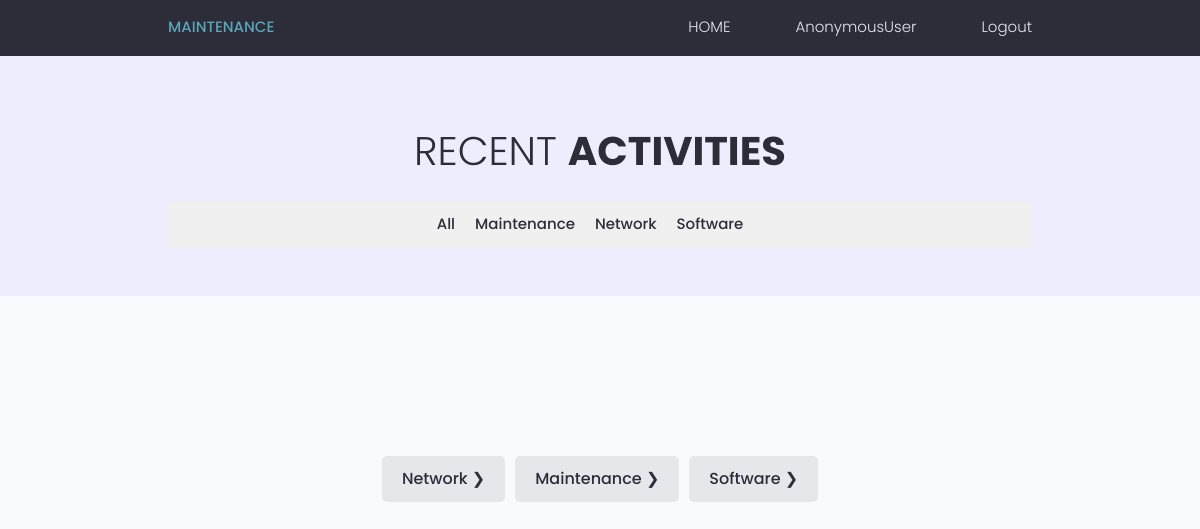
The page /technician/ on the database as committed earlier.
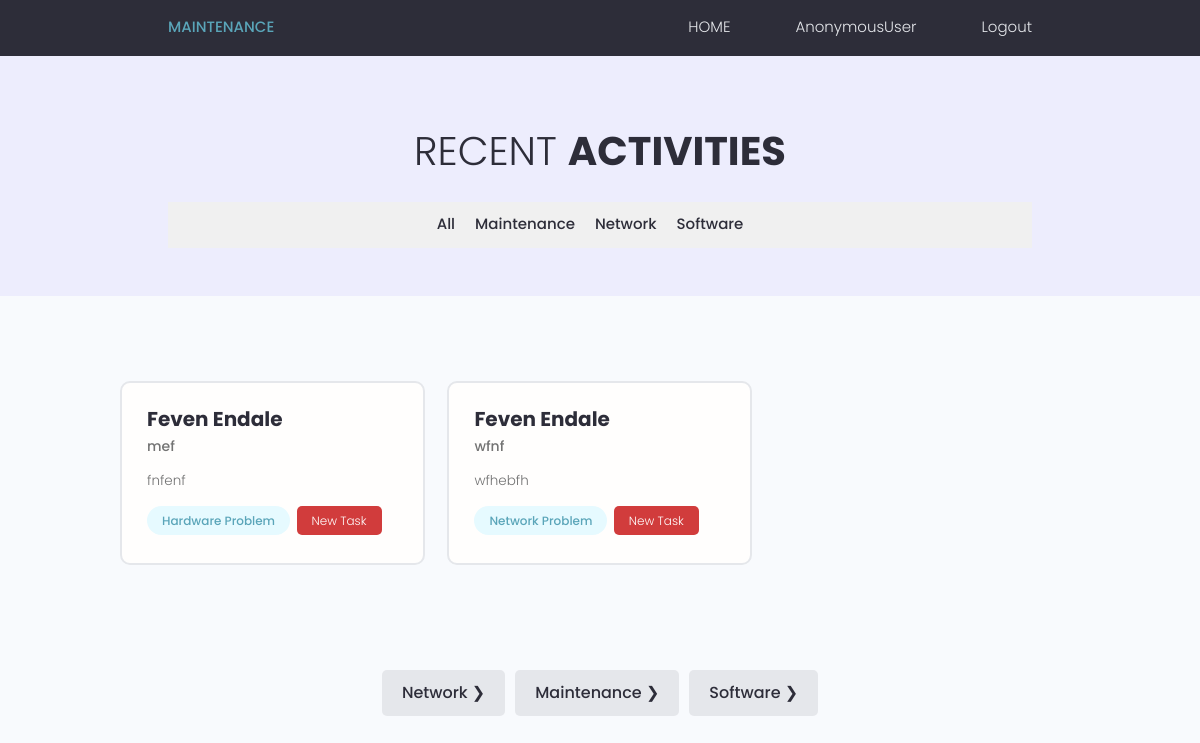
The same page on the database as committed later.
### customer/models.py (models this page shows, shortened)
class Maintenance(models.Model):
    form_name = models.CharField(
                                max_length=50,)
    customer = models.ForeignKey(Customer, on_delete=models.CASCADE, null=True)
    technician = models.ForeignKey(Technician, on_delete=models.CASCADE, null=True)
    type_of_network_problem = [
        ("computer", "Computer"),
        ("printer", "Printer"),
        ("scanner", "Scanner"),
        ("photo_copy", "Photo Copy"),
        ("others", "Others")
    ]
    device_problem = models.CharField(max_length=20, choices=type_of_network_problem)
    short_description = models.TextField(null=True)
    is_goverment =  models.BooleanField(default = True, null=True)
    fixed =  models.BooleanField(default = False,null=True)
    reviewed =  models.BooleanField(default = False, null=True)

class Network(models.Model):
    form_name = models.CharField(max_length=50,)
    customer = models.ForeignKey(Customer, on_delete=models.CASCADE, null=True)
    technician = models.ForeignKey(Technician, on_delete=models.CASCADE, null=True)
    type_of_network_problems = [
        ("slow_internet_connection", "Slow Internet Connection"),
        ("network_connectivity_issues", "Network Connectivity Issues"),
        ("wi_fi_connection_problems", "Wi-Fi Connection Problems"),
        ("network_outage", "Network Outage"),
        ("others", "Others")
    ]
    type_of_network_problem = models.CharField(max_length=100, choices=type_of_network_problems)
    rebooted_modem_router = models.BooleanField(default=False)
    checked_network_cables = models.BooleanField(default=False)
    restarted_computer_device = models.BooleanField(default=False)
    reset_network_settings = models.BooleanField(default=False)
    short_description = models.TextField(null=True)
    aditional_comment = models.TextField(null=True)
    is_goverment =  models.BooleanField(default = True, null=True)
    fixed =  models.BooleanField(default = False,null=True)
    reviewed =  models.BooleanField(default = False, null=True)

### base/models.py (models this page shows, shortened)
class Customer(models.Model):
    user = models.OneToOneField(User, on_delete=models.CASCADE, primary_key=True)
    department = models.CharField(max_length=100)
    campus = models.CharField(max_length=50)
    updated = models.DateTimeField(auto_now=True)
    phone_number = models.IntegerField(null= True)
    created = models.DateTimeField(auto_now_add=True)
    def __str__(self):
        return f"{self.user.first_name} {self.user.last_name}"

class User(AbstractUser):
    is_staff = models.BooleanField(default=False)
    is_technician = models.BooleanField(default=False)
    is_customer = models.BooleanField(default=False)
    is_active = models.BooleanField(default=False)

### technician/views.py (the view)
# urls.py: path("", home, name="home"),
def home(request):
    technician = request.user.id
    maintenance_tasks = Maintenance.objects.filter(technician=technician)
    network_tasks = Network.objects.filter(technician=technician)
    software_tasks = Software.objects.filter(technician=technician)
    context = {'maintenance_tasks':maintenance_tasks,'network_tasks':network_tasks,'software_tasks':software_tasks}
    return render(request, 'technician/home.html', context)

### templates/technician/home.html (shortened to what this page needs)
{% extends 'technician/base.html' %}
{% load static %}
{% block content %}
    <main class="projects">
      <section class="hero-section text-center">
        <div class="container container--narrow">
          <div class="hero-section__box" style="margin-top: 20px;">
            <h2>Recent  <span>Activities</span></h2>
          </div>
          <nav class="navbar">
            <ul>
              <li><a href="#" onclick="filterTasks('all')">All</a></li>
              <li><a href="#" onclick="filterTasks('newtask')">Maintenance</a></li>
              <li><a href="#" onclick="filterTasks('pending')">Network</a></li>
              <li><a href="#" onclick="filterTasks('finished')">Software</a></li>
            </ul>
          </nav>
        </div>
      </section>
      <section class="devlist">
        <div class="container">
          <div class="grid grid--three" id="taskGrid">
            {% for task in maintenance_tasks %}
            <div class="column card"id="newtask">
              <div class="dev">
                <a href="{% url 'detail' task.id 'maintenance' %}" class="card__body">
                  <div class="dev__profile">
                    <div class="dev__meta">
                      <h3>{{task.customer}}</h3>
                      <h5>{{task.form_name}}</h5>
                    </div>
                  </div>
                  <p class="dev__info">
                    {{ task.short_description|truncatechars:200}}
                  </p>
                  <div class="dev__skills">
                    <span class="tag tag--pill tag--main">
                      <small>Hardware Problem</small>
                    </span>
                    {% if not task.fixed and not task.reviewed %}
                      <span class="tag" style="background-color: rgb(209, 60, 60);">
                        <small>New Task</small>
                      </span>
                    {% elif task.fixed and not task.reviewed %}
                      <span class="tag" style="background-color: rgb(231, 120, 17);">
                        <small>Pending</small>
                      </span>
                    {% else %}
                      <span class="tag" style="background-color: rgb(78, 231, 17);">
                        <small>Fixed</small>
                      </span>
                    {% endif %}
                  </div>
                </a>
              </div>
            </div>
            {%endfor%}
            {% for task in network_tasks %}
            <div class="column card" id="pending">
              <div class="dev">
                <a href="{% url 'networkDetail' task.id %}" class="card__body">
                  <div class="dev__profile">
                    <div class="dev__meta">
                      <h3>{{task.customer}}</h3>
                      <h5>{{task.form_name}}</h5>
                    </div>
                  </div>
                  <p class="dev__info">
                    {{ task.short_description|truncatechars:200}}
                  </p>
                  <div class="dev__skills">
                    <span class="tag tag--pill tag--main">
                      <small>Network Problem</small>
                    </span>
                    {% if not task.fixed and not task.reviewed %}
                      <span class="tag" style="background-color: rgb(209, 60, 60);">
                        <small>New Task</small>
                      </span>
                    {% elif task.fixed and not task.reviewed %}
                      <span class="tag" style="background-color: rgb(231, 120, 17);">
                        <small>Pending</small>
                      </span>
                    {% else %}
                      <span class="tag" style="background-color: rgb(78, 231, 17);">
                        <small>Fixed</small>
                      </span>
                    {% endif %}
                  </div>
                </a>
              </div>
            </div>
            {%endfor%}
              </div>
            </div>
      </section>
      <div class="pagination">
        <ul class="container">
          <li><a href="{% url 'networkTaks' %}" class="btn">Network &#10095;</a></li>
          <li><a href="{% url 'maintenanceTasks' %}" class="btn">Maintenance &#10095;</a></li>
          <li><a href="{% url 'softwareTasks' %}" class="btn">Software &#10095;</a></li>
        </div>
    </main>
{% endblock%}

### templates/technician/base.html (shortened to what this page needs)
{%load static%}
<!DOCTYPE html>
<html lang="en">
  <head>
    <link
      rel="stylesheet"
      href="https://cdn.iconmonstr.com/1.3.0/css/iconmonstr-iconic-font.min.css"
    />
    <link rel="stylesheet" href="{%static 'uikit/styles/uikit.css'%}" />
    <link rel="stylesheet" href="{%static 'styles/app.css'%}" />
    <title>HU ICT DEPARTMENT</title>  </head>
  <body>
    {% include '../includes/techNav.html' %}
    {% block content %}{% endblock %}
  </body>
</html>

### templates/includes/techNav.html (shortened to what this page needs)
{% load static %}
<header class="header">
    <div class="container container--narrow">
      <a href="/" class="header__logo">
        MAINTENANCE </a>
      <nav class="header__nav">
        <ul class="header__menu">
          <li class="header__menuItem">
            <a href="{%url 'tech_home'%}">HOME</a>
          </li>
          <li class="header__menuItem">
            <a href="{% url 'updateProfile' 1 %}">{{ request.user }}</a>
          </li>
          <li class="header__menuItem">
            <a href="{% url 'logout' %}">Logout</a>
          </li>
        </ul>
      </nav>
    </div>
  </header>

### static/styles/app.css (style rules this page uses)
:root { --color-sub: #2d2d39; }
.card { border: 2px solid var(--color-light); }
.header { position: sticky; z-index: 111; background-color: var(--color-sub); padding: 1.5rem 0; }
.header > .container { display: flex; justify-content: space-between; align-items: center; }
.header__nav > ul { display: inline-flex; align-items: center; list-style: none; gap: 6.5rem; }
.header__menuItem > a { color: var(--color-light); font-weight: 300; }
.hero-section { height: 40vh; display: flex; align-items: center; background-color: var(--color-sub); }
.hero-section__box { margin-bottom: 4rem; }
.hero-section__box > h2, .hero-section__box > h2 > span { font-size: 4rem; color: var(--color-light); line-height: 1.3; text-transform: uppercase; }
.hero-section__box > h2 { font-weight: 300; }
.hero-section__box > h2 > span { font-weight: 700; }
.devlist { margin-top: 8rem; }
.devlist .grid { align-items: stretch; }
.devlist .dev .dev__profile { display: flex; align-items: center; gap: 1.5rem; }
.devlist .dev .dev__meta h3 { color: var(--color-sub); font-size: 2rem; font-weight: 700; }
.devlist .dev .dev__meta h5 { color: var(--color-text); font-size: 1.4rem; font-weight: 500; }
.devlist .dev .dev__info { margin: 1.5rem 0; font-size: 1.35rem; line-height: 1.4; text-align: justify; }
.pagination { margin-top: 8rem; margin-bottom: 10rem; }
.pagination > ul { flex-wrap: wrap; list-style: none; display: flex; align-items: center; justify-content: center; gap: 1rem; }
.pagination .btn { color: var(--color-sub); }
.projects > .hero-section { background: var(--color-sub-lighter); height: 30vh; }
.projects .hero-section__box { margin-bottom: 2.5rem; }
.projects .hero-section__box > h2 { color: var(--color-sub); }
.projects .hero-section__box > h2 > span { font-weight: 700; color: var(--color-sub); }

### maintenance/static/uikit/styles/modules/_variables.css (style rules this page uses)
:root { --color-main: #5aa5b9; --color-main-light: #e6faff; --color-sub: #3f4156; --color-sub-light: #51546e; --color-sub-lighter: #ededfd; --color-text: #737373; --color-gray: #8b8b8b; --color-light: #e5e7eb; --color-light-gray: #767676; --color-bg: #f8fafd; --color-white: #fffefd; --color-white-light: #f3f3f3; --color-success: #359e64; --color-success-bg: #def8e8; --color-error: #fc4b0b; --color-error-bg: #fff2ee; --font-base: 'Poppins', arial, helvetica, 'Segoe UI', roboto, ubuntu, sans-serif; --font-monospace: 'Fira Code', 'Courier New', courier, monospace; --font-regular: 300; --font-medium: 500; --font-bold: 700; --generic-shadow: 1px 1px 5px #00000010; --generic-transition: all 0.3s ease-in-out; }

### maintenance/static/uikit/styles/modules/_base.css (style rules this page uses)
* { margin: 0; padding: 0; box-sizing: border-box; text-rendering: optimizeLegibility; color: inherit; font-size: inherit; }
html { font-size: 50%; }
@media only screen and (min-width: 480px) { html { font-size: 56.25%; } }
@media only screen and (min-width: 1200px) { html { font-size: 62.5%; } }
body { line-height: 1.6; font-weight: 400; font-size: 1.5rem; color: var(--color-text); background-color: var(--color-bg); min-height: 100vh; }

### maintenance/static/uikit/styles/modules/_typography.css (style rules this page uses)
* { font-family: var(--font-base); }
h2 { font-size: 3.6rem; font-weight: var(--font-bold); }
h3 { font-size: 3.2rem; font-weight: var(--font-medium); }
h5 { font-size: 2.4rem; font-weight: var(--font-medium); }
h5, h6 { font-weight: var(--font-regular); }
p, span, strong { font-size: 1.6rem; color: var(--color-text); font-weight: var(--font-regular); }
a { padding-bottom: 2px; text-decoration: none; display: inline-block; color: var(--color-main); font-weight: var(--font-medium); }

### maintenance/static/uikit/styles/modules/_utilities.css (style rules this page uses)
.container { width: 92%; max-width: 165rem; margin: 0 auto; box-sizing: border-box; }
.container--narrow { width: 92%; max-width: 120rem; }
@media screen and (min-width: 1000px) { .container { width: 90%; } }
@media screen and (min-width: 1000px) { .container--narrow { width: 85%; } }
@media screen and (min-width: 1200px) { .container { width: 80%; } }
@media screen and (min-width: 1200px) { .container--narrow { width: 72%; } }
.text-center { text-align: center; }

### maintenance/static/uikit/styles/modules/_button.css (style rules this page uses)
.btn { display: inline-block; position: relative; cursor: pointer; background-color: var(--color-light); font-weight: var(--font-medium); color: var(--color-sub); text-decoration: none; padding: 1rem 2rem; border-radius: 0.5rem; border: none; width: -webkit-fit-content; width: -moz-fit-content; width: fit-content; height: -webkit-fit-content; height: -moz-fit-content; height: fit-content; font-size: 1.6rem; outline-width: 0; outline-color: transparent; -webkit-backface-visibility: hidden; backface-visibility: hidden; transition: all 0.3s ease-in-out; }

Rows that differ between the two databases and show on the page:
added Maintenance: customer "Feven Endale", form_name "mef", short_description "fnfenf", fixed "New Task"
added Network: customer "Feven Endale", form_name "wfnf", short_description "wfhebfh", fixed "New Task"
